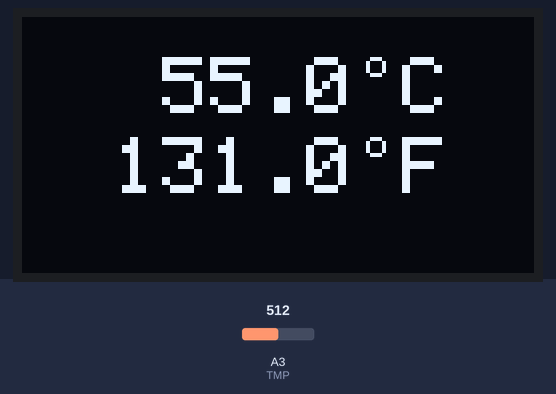
A sketch run on a simulated Arduino Uno, built with avr-gcc and run on an emulated ATmega328P. On the bench: 128×64 one-colour display. The test bench sets the inputs (shaded band); at power-on: A3 (TMP) = 512.

Above: at 4.6 s.
4.7 s: A3 (TMP) set to 716
At 10.3 s:
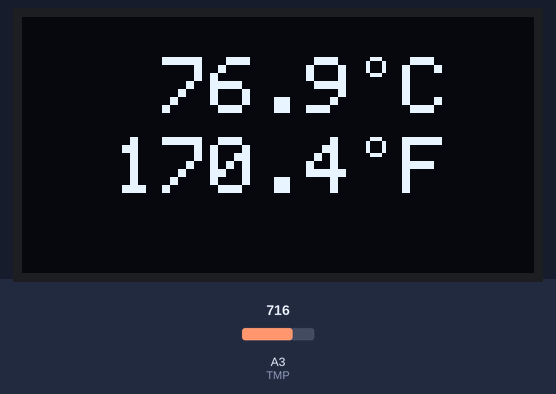
10.7 s: A3 (TMP) set to 900
At 20.1 s:
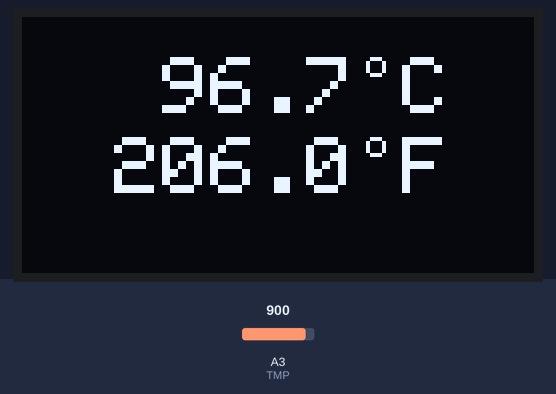
20.6 s: A3 (TMP) set to 1010
At 30.0 s:
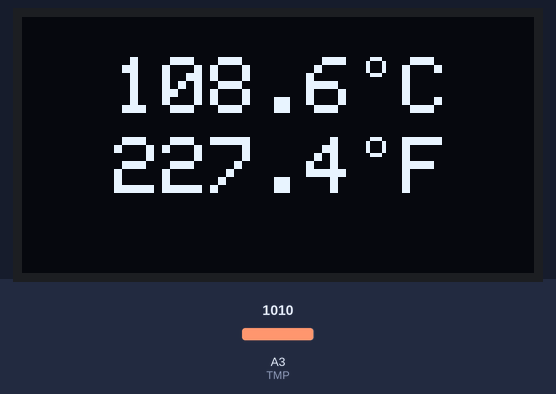
Timing chart, 0 to 31.5 s (numbered marks = the images above; inputs shaded):
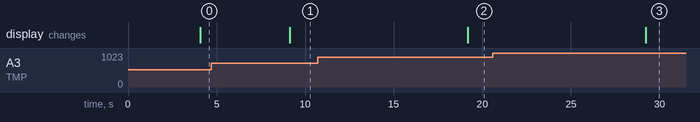

The sketch:

lab3d.ino
```cpp
#include <SPI.h>
#include <Wire.h>
#include <Adafruit_GFX.h>
#include <Adafruit_SSD1306.h>

#define SCREEN_WIDTH 128 // OLED display width, in pixels
#define SCREEN_HEIGHT 64 // OLED display height, in pixels

// Declaration for SSD1306 display connected using software SPI (default case):
#define OLED_MOSI   9
#define OLED_CLK   10
#define OLED_DC    11
#define OLED_CS    12
#define OLED_RESET 13
Adafruit_SSD1306 display(SCREEN_WIDTH, SCREEN_HEIGHT,
  OLED_MOSI, OLED_CLK, OLED_DC, OLED_RESET, OLED_CS);

#define TMP A3

void setup() {
  Serial.begin(9600);
  // SSD1306_SWITCHCAPVCC = generate display voltage from 3.3V internally
  if(!display.begin(SSD1306_SWITCHCAPVCC)) {
    Serial.println(F("SSD1306 allocation failed"));
    for(;;); // Don't proceed, loop forever
  }
 // clear the display buffer.
  display.clearDisplay();

 display.setTextSize(1);   // text size = 1
  display.setTextColor(WHITE, BLACK);  // set text color to white and black background
  display.setCursor(15, 0);            // move cursor to position (15, 0) pixel

  display.display();        // update the display
  display.setTextSize(2);   // text size = 2
}

int  tCelsius, tFahrenheit;
char _buffer[8];

void loop()
{
  // read analog voltage ( = tenths degree Celsius)
  //   9.3 = 1023/(1.1*100)
  tCelsius = 10 * analogRead(TMP)/9.3;


  tFahrenheit = tCelsius * 9/5 + 320 ; // convert tenths °C to tenths °Fahrenheit

  // print temperature in degree Celsius
  if (tCelsius >= 1000)    // if temperature >= 100.0 °C
    sprintf(_buffer, "%03u.%1u C", tCelsius / 10, tCelsius % 10);
  else
    sprintf(_buffer, " %02u.%1u C", tCelsius / 10, tCelsius % 10);
  display.setCursor(23, 10);
  display.print(_buffer);
    delay(2000);
  // print temperature in degree Fahrenheit
  if (tFahrenheit >= 1000)     // if temperature >= 100.0 °F
    sprintf(_buffer, "%03u.%1u F", tFahrenheit / 10, tFahrenheit % 10);
  else
    sprintf(_buffer, " %02u.%1u F", tFahrenheit / 10, tFahrenheit % 10);
  display.setCursor(23, 30);
  display.print(_buffer);

  delay(2000);

  // print degree symbols ( ° )
  display.drawCircle(88, 12, 2, WHITE);
  display.drawCircle(88, 32, 2, WHITE);

  // update the display
  display.display();

  delay(1000);  // wait a second

}
```

Measured:
- after the input at 4.7 s, the display: changes after 4.4 s (image 1)
- after the input at 10.7 s, the display: changes after 8.5 s (image 2)
- after the input at 20.6 s, the display: changes after 8.6 s (image 3)
